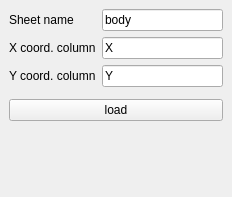
<?xml version="1.0" encoding="UTF-8"?>
<ui version="4.0">
 <class>GoogleSheetsDownloader2DockWidgetBase</class>
 <widget class="QDockWidget" name="GoogleSheetsDownloader2DockWidgetBase">
  <property name="geometry">
   <rect>
    <x>0</x>
    <y>0</y>
    <width>232</width>
    <height>197</height>
   </rect>
  </property>
  <property name="windowTitle">
   <string>Google Sheets Downloader 2</string>
  </property>
  <widget class="QWidget" name="dockWidgetContents">
   <layout class="QFormLayout" name="formLayout">
    <item row="1" column="1">
     <widget class="QLineEdit" name="typeName">
      <property name="text">
       <string>body</string>
      </property>
     </widget>
    </item>
    <item row="2" column="1">
     <widget class="QLineEdit" name="typeX">
      <property name="text">
       <string>X</string>
      </property>
     </widget>
    </item>
    <item row="3" column="1">
     <widget class="QLineEdit" name="typeY">
      <property name="text">
       <string>Y</string>
      </property>
     </widget>
    </item>
    <item row="1" column="0">
     <widget class="QLabel" name="label">
      <property name="text">
       <string>Sheet name</string>
      </property>
     </widget>
    </item>
    <item row="2" column="0">
     <widget class="QLabel" name="label_2">
      <property name="text">
       <string>X coord. column</string>
      </property>
     </widget>
    </item>
    <item row="3" column="0">
     <widget class="QLabel" name="label_3">
      <property name="text">
       <string>Y coord. column</string>
      </property>
     </widget>
    </item>
    <item row="5" column="0" colspan="2">
     <widget class="QPushButton" name="load">
      <property name="text">
       <string>load</string>
      </property>
     </widget>
    </item>
    <item row="4" column="0" colspan="2">
     <widget class="QgsProjectionSelectionWidget" name="selectCRS"/>
    </item>
   </layout>
  </widget>
 </widget>
 <customwidgets>
  <customwidget>
   <class>QgsProjectionSelectionWidget</class>
   <extends>QWidget</extends>
   <header>qgsprojectionselectionwidget.h</header>
  </customwidget>
 </customwidgets>
 <resources/>
 <connections/>
</ui>
